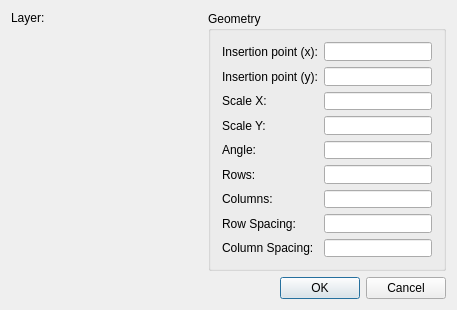
<?xml version="1.0" encoding="UTF-8"?>
<ui version="4.0">
 <class>QG_DlgInsert</class>
 <widget class="QDialog" name="QG_DlgInsert">
  <property name="geometry">
   <rect>
    <x>0</x>
    <y>0</y>
    <width>457</width>
    <height>310</height>
   </rect>
  </property>
  <property name="sizePolicy">
   <sizepolicy hsizetype="Minimum" vsizetype="Minimum">
    <horstretch>0</horstretch>
    <verstretch>0</verstretch>
   </sizepolicy>
  </property>
  <property name="minimumSize">
   <size>
    <width>300</width>
    <height>190</height>
   </size>
  </property>
  <property name="windowTitle">
   <string>Insert</string>
  </property>
  <layout class="QVBoxLayout">
   <item>
    <layout class="QHBoxLayout">
     <item>
      <layout class="QVBoxLayout">
       <item>
        <layout class="QHBoxLayout">
         <item>
          <widget class="QLabel" name="lLayer">
           <property name="sizePolicy">
            <sizepolicy hsizetype="Preferred" vsizetype="Preferred">
             <horstretch>0</horstretch>
             <verstretch>0</verstretch>
            </sizepolicy>
           </property>
           <property name="text">
            <string>Layer:</string>
           </property>
           <property name="wordWrap">
            <bool>false</bool>
           </property>
          </widget>
         </item>
         <item>
          <widget class="QG_LayerBox" name="cbLayer" native="true">
           <property name="toolTip">
            <string>Layer of insert</string>
           </property>
          </widget>
         </item>
        </layout>
       </item>
       <item>
        <widget class="QG_WidgetPen" name="wPen" native="true">
         <property name="sizePolicy">
          <sizepolicy hsizetype="MinimumExpanding" vsizetype="MinimumExpanding">
           <horstretch>0</horstretch>
           <verstretch>0</verstretch>
          </sizepolicy>
         </property>
        </widget>
       </item>
      </layout>
     </item>
     <item>
      <widget class="QGroupBox" name="buttonGroup8">
       <property name="title">
        <string>Geometry</string>
       </property>
       <layout class="QGridLayout">
        <item row="1" column="0">
         <widget class="QLabel" name="lInsertionPointY">
          <property name="text">
           <string>Insertion point (y):</string>
          </property>
          <property name="wordWrap">
           <bool>false</bool>
          </property>
         </widget>
        </item>
        <item row="0" column="0">
         <widget class="QLabel" name="lInsertionPointX">
          <property name="text">
           <string>Insertion point (x):</string>
          </property>
          <property name="wordWrap">
           <bool>false</bool>
          </property>
         </widget>
        </item>
        <item row="5" column="1">
         <widget class="QLineEdit" name="leRows">
          <property name="minimumSize">
           <size>
            <width>64</width>
            <height>0</height>
           </size>
          </property>
          <property name="toolTip">
           <string>Amount of rows for copies</string>
          </property>
         </widget>
        </item>
        <item row="4" column="1">
         <widget class="QLineEdit" name="leAngle">
          <property name="minimumSize">
           <size>
            <width>64</width>
            <height>0</height>
           </size>
          </property>
          <property name="toolTip">
           <string>Rotation angle</string>
          </property>
         </widget>
        </item>
        <item row="8" column="1">
         <widget class="QLineEdit" name="leColSpacing">
          <property name="minimumSize">
           <size>
            <width>64</width>
            <height>0</height>
           </size>
          </property>
          <property name="toolTip">
           <string>Spacing between columns</string>
          </property>
         </widget>
        </item>
        <item row="2" column="1">
         <widget class="QLineEdit" name="leScaleX">
          <property name="minimumSize">
           <size>
            <width>64</width>
            <height>0</height>
           </size>
          </property>
          <property name="toolTip">
           <string>Scaling factor by X axis</string>
          </property>
         </widget>
        </item>
        <item row="0" column="1">
         <widget class="QLineEdit" name="leInsertionPointX">
          <property name="minimumSize">
           <size>
            <width>64</width>
            <height>0</height>
           </size>
          </property>
          <property name="toolTip">
           <string>X coordinate of insertion point</string>
          </property>
         </widget>
        </item>
        <item row="7" column="1">
         <widget class="QLineEdit" name="leRowSpacing">
          <property name="minimumSize">
           <size>
            <width>64</width>
            <height>0</height>
           </size>
          </property>
          <property name="toolTip">
           <string>Spacing between rows</string>
          </property>
         </widget>
        </item>
        <item row="8" column="1">
         <spacer name="spacer61">
          <property name="orientation">
           <enum>Qt::Vertical</enum>
          </property>
          <property name="sizeType">
           <enum>QSizePolicy::Expanding</enum>
          </property>
          <property name="sizeHint" stdset="0">
           <size>
            <width>20</width>
            <height>20</height>
           </size>
          </property>
         </spacer>
        </item>
        <item row="6" column="1">
         <widget class="QLineEdit" name="leCols">
          <property name="minimumSize">
           <size>
            <width>64</width>
            <height>0</height>
           </size>
          </property>
          <property name="toolTip">
           <string>Amount of columns for copies</string>
          </property>
         </widget>
        </item>
        <item row="3" column="1">
         <widget class="QLineEdit" name="leScaleY">
          <property name="minimumSize">
           <size>
            <width>64</width>
            <height>0</height>
           </size>
          </property>
          <property name="toolTip">
           <string>Scaling factor by Y axis</string>
          </property>
         </widget>
        </item>
        <item row="3" column="0">
         <widget class="QLabel" name="lFactorY">
          <property name="text">
           <string>Scale Y:</string>
          </property>
          <property name="wordWrap">
           <bool>false</bool>
          </property>
         </widget>
        </item>
        <item row="5" column="0">
         <widget class="QLabel" name="lRows">
          <property name="text">
           <string>Rows:</string>
          </property>
          <property name="wordWrap">
           <bool>false</bool>
          </property>
         </widget>
        </item>
        <item row="4" column="0">
         <widget class="QLabel" name="lAngle">
          <property name="text">
           <string>Angle:</string>
          </property>
          <property name="wordWrap">
           <bool>false</bool>
          </property>
         </widget>
        </item>
        <item row="1" column="1">
         <widget class="QLineEdit" name="leInsertionPointY">
          <property name="minimumSize">
           <size>
            <width>64</width>
            <height>0</height>
           </size>
          </property>
          <property name="toolTip">
           <string>Y coordinate of insertion point</string>
          </property>
         </widget>
        </item>
        <item row="7" column="0">
         <widget class="QLabel" name="lRowSpacing">
          <property name="text">
           <string>Row Spacing:</string>
          </property>
          <property name="wordWrap">
           <bool>false</bool>
          </property>
         </widget>
        </item>
        <item row="6" column="0">
         <widget class="QLabel" name="lCols">
          <property name="text">
           <string>Columns:</string>
          </property>
          <property name="wordWrap">
           <bool>false</bool>
          </property>
         </widget>
        </item>
        <item row="2" column="0">
         <widget class="QLabel" name="lFactorX">
          <property name="text">
           <string>Scale X:</string>
          </property>
          <property name="wordWrap">
           <bool>false</bool>
          </property>
         </widget>
        </item>
        <item row="10" column="0">
         <spacer name="spacer58">
          <property name="orientation">
           <enum>Qt::Vertical</enum>
          </property>
          <property name="sizeType">
           <enum>QSizePolicy::Expanding</enum>
          </property>
          <property name="sizeHint" stdset="0">
           <size>
            <width>20</width>
            <height>20</height>
           </size>
          </property>
         </spacer>
        </item>
        <item row="8" column="0">
         <widget class="QLabel" name="lColSpacing">
          <property name="text">
           <string>Column Spacing:</string>
          </property>
          <property name="wordWrap">
           <bool>false</bool>
          </property>
         </widget>
        </item>
       </layout>
      </widget>
     </item>
    </layout>
   </item>
   <item>
    <widget class="QDialogButtonBox" name="buttonBox">
     <property name="standardButtons">
      <set>QDialogButtonBox::Cancel|QDialogButtonBox::Ok</set>
     </property>
    </widget>
   </item>
  </layout>
 </widget>
 <layoutdefault spacing="6" margin="11"/>
 <customwidgets>
  <customwidget>
   <class>QG_WidgetPen</class>
   <extends>QWidget</extends>
   <header>qg_widgetpen.h</header>
  </customwidget>
  <customwidget>
   <class>QG_LayerBox</class>
   <extends>QWidget</extends>
   <header>qg_layerbox.h</header>
  </customwidget>
 </customwidgets>
 <tabstops>
  <tabstop>leInsertionPointX</tabstop>
  <tabstop>leInsertionPointY</tabstop>
  <tabstop>leScaleX</tabstop>
  <tabstop>leScaleY</tabstop>
  <tabstop>leAngle</tabstop>
  <tabstop>leRows</tabstop>
  <tabstop>leCols</tabstop>
  <tabstop>leRowSpacing</tabstop>
  <tabstop>leColSpacing</tabstop>
 </tabstops>
 <resources/>
 <connections>
  <connection>
   <sender>buttonBox</sender>
   <signal>accepted()</signal>
   <receiver>QG_DlgInsert</receiver>
   <slot>accept()</slot>
   <hints>
    <hint type="sourcelabel">
     <x>228</x>
     <y>293</y>
    </hint>
    <hint type="destinationlabel">
     <x>20</x>
     <y>20</y>
    </hint>
   </hints>
  </connection>
  <connection>
   <sender>buttonBox</sender>
   <signal>rejected()</signal>
   <receiver>QG_DlgInsert</receiver>
   <slot>reject()</slot>
   <hints>
    <hint type="sourcelabel">
     <x>228</x>
     <y>293</y>
    </hint>
    <hint type="destinationlabel">
     <x>20</x>
     <y>20</y>
    </hint>
   </hints>
  </connection>
 </connections>
</ui>
